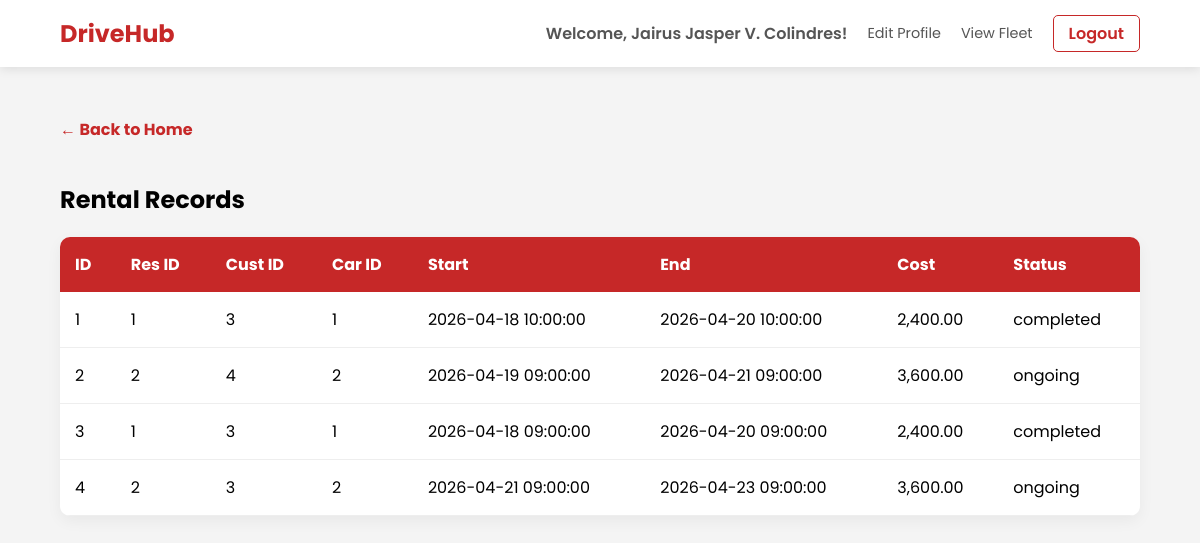
Page /pages/transactions/display_rental.php (signed in) on the committed database.
### tables this page shows
CREATE TABLE `rental` (
  `rentalID` int(11) NOT NULL,
  `reservationID` int(11) DEFAULT NULL,
  `customerID` int(11) DEFAULT NULL,
  `carID` int(11) DEFAULT NULL,
  `employeeID` int(11) DEFAULT NULL,
  `startDate` datetime DEFAULT NULL,
  `endDate` datetime DEFAULT NULL,
  `totalCost` decimal(10,2) DEFAULT NULL,
  `rentalStatus` varchar(50) DEFAULT NULL
);

### pages/transactions/display_rental.php (the view, shortened to what this page needs)
<?php
include('../../utils/db.php');
$query = "SELECT * FROM rental";
$stmt = $conn->prepare($query);
$stmt->execute();
$result = $stmt->get_result();
?>
<!DOCTYPE html>
<html lang="en">
<head>
    <link rel="stylesheet" href="../../css/base.css">
    <link rel="stylesheet" href="../../css/tables.css">
</head>
<body>
    <?php include('../../components/navbar.php'); ?>
    <div class="container">
        <a href="../../index.php" class="btn-back">← Back to Home</a>
        <h2>Rental Records</h2>
        <table>
            <thead>
                <tr>
                    <th>ID</th>
                    <th>Res ID</th>
                    <th>Cust ID</th>
                    <th>Car ID</th>
                    <th>Start</th>
                    <th>End</th>
                    <th>Cost</th>
                    <th>Status</th>
                </tr>
            </thead>
            <tbody>
                <?php while($row = $result->fetch_assoc()) { ?>
                <tr>
                    <td><?php echo $row['rentalID']; ?></td>
                    <td><?php echo $row['reservationID']; ?></td>
                    <td><?php echo $row['customerID']; ?></td>
                    <td><?php echo $row['carID']; ?></td>
                    <td><?php echo $row['startDate']; ?></td>
                    <td><?php echo $row['endDate']; ?></td>
                    <td><?php echo number_format($row['totalCost'], 2); ?></td>
                    <td><?php echo $row['rentalStatus']; ?></td>
                </tr>
                <?php } ?>
            </tbody>
        </table>
    </div>
</body>
</html>

### css/base.css (style rules this page uses)
body { font-family: 'Poppins', sans-serif; margin: 0; background-color: #f4f4f4; }
a { transition: 0.3s; text-decoration: none; }
.container { padding: 50px 5%; }

### css/tables.css (style rules this page uses)
table { width: 100%; border-collapse: collapse; background: white; border-radius: 10px; overflow: hidden; box-shadow: 0 5px 15px rgba(0,0,0,0.05); }
th { background: #c62828; color: white; padding: 15px; text-align: left; }
td { padding: 15px; border-bottom: 1px solid #eee; }
.btn-back { display: inline-block; margin-bottom: 20px; text-decoration: none; color: #c62828; font-weight: bold; }

### rows in the picture
rental: rentalID "1", reservationID "1", customerID "3", carID "1", startDate "2026-04-18 10:00:00", endDate "2026-04-20 10:00:00", totalCost "2,400.00", rentalStatus "completed"
rental: rentalID "2", reservationID "2", customerID "4", carID "2", startDate "2026-04-19 09:00:00", endDate "2026-04-21 09:00:00", totalCost "3,600.00", rentalStatus "ongoing"
rental: rentalID "3", reservationID "1", customerID "3", carID "1", startDate "2026-04-18 09:00:00", endDate "2026-04-20 09:00:00", totalCost "2,400.00", rentalStatus "completed"
rental: rentalID "4", reservationID "2", customerID "3", carID "2", startDate "2026-04-21 09:00:00", endDate "2026-04-23 09:00:00", totalCost "3,600.00", rentalStatus "ongoing"

### other values in the picture
$_SESSION['username'] "Jairus Jasper V. Colindres"
